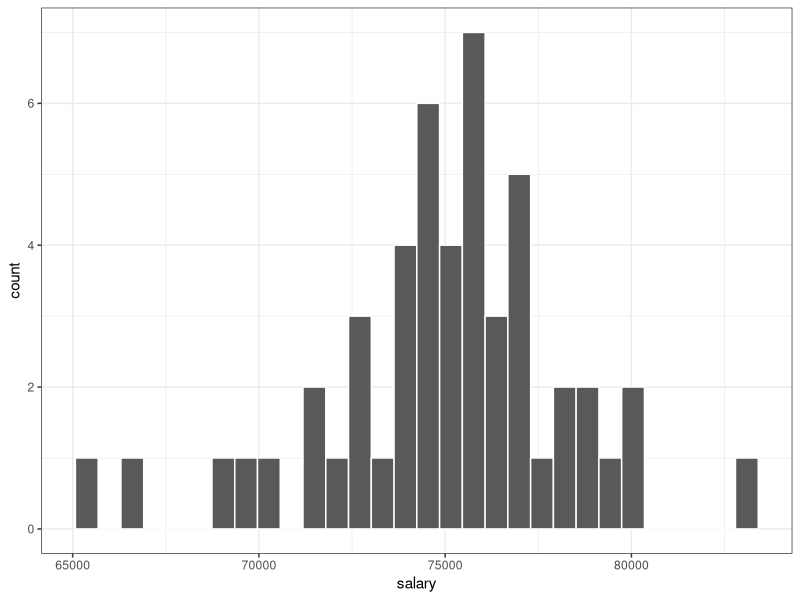
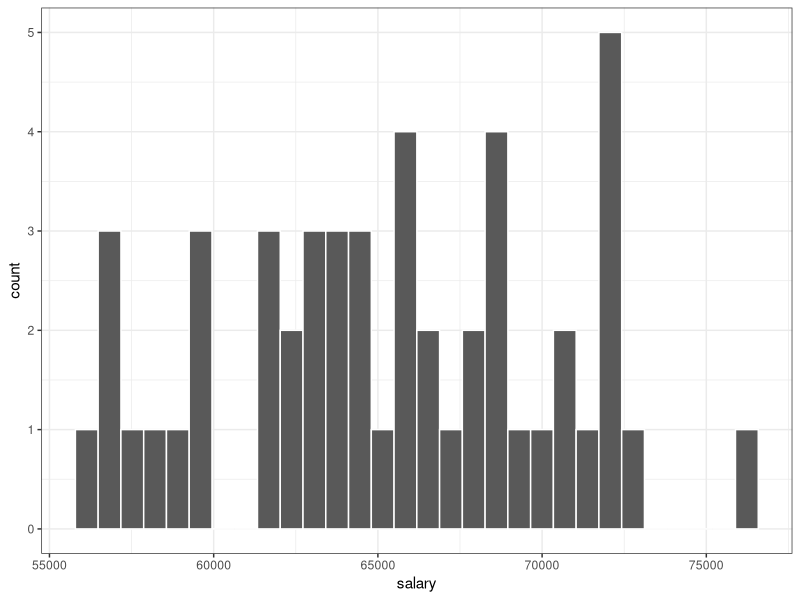
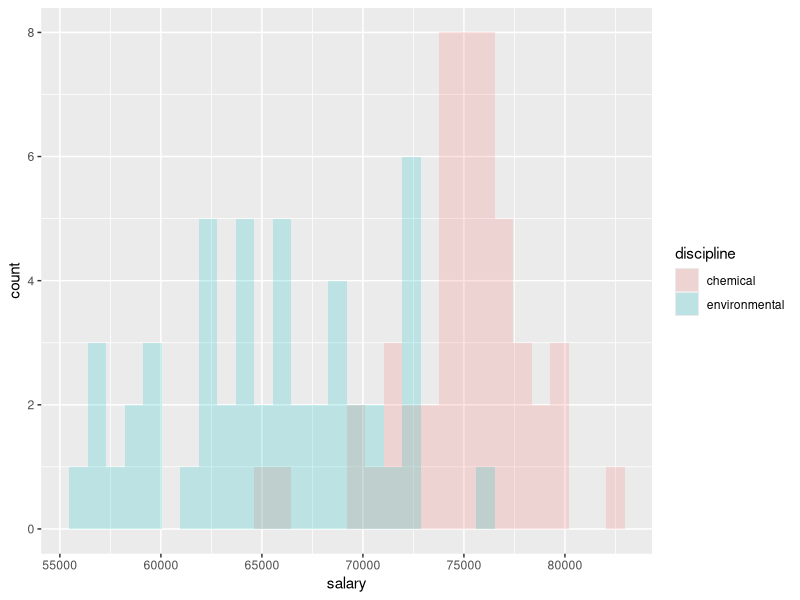

The R script that drew these images, in order: (Note: this script raises an error after producing the figures.)
## ---- chunk 1
knitr::opts_chunk$set(echo = TRUE)

library(tidyverse)
library(broom)
## ---- chunk 2
N <- 100

student_id <- seq(N)

group_size <- N/2

chem_eng_df <- tibble(id = seq(group_size),
                      salary = round(rnorm(n = group_size, mean = 75000, sd = 3000), 2),
                      discipline = "chemical")
chem_eng_df %>% 
  ggplot(aes(x= salary)) +
  geom_histogram(color = "white") +
  theme_bw()


env_eng_df <- tibble(id = seq(group_size),
                      salary = round(rnorm(n = group_size, mean = 65000, sd = 4000), 2),
                      discipline = "environmental")
env_eng_df %>% 
  ggplot(aes(x= salary)) +
  geom_histogram(color = "white") +
  theme_bw()
## ---- chunk 3
salary_comb_long <- bind_rows(chem_eng_df, env_eng_df)



salary_comb_long %>% 
  ggplot(aes(x = salary, fill = discipline)) +
  geom_histogram(alpha = 0.2, position = "identity")
## ---- chunk 4
salary_test <- t.test(salary ~ discipline, data = salary_comb_long, paired = FALSE)
salary_test

## ---- chunk 5
tidy(salary_test)

## ---- chunk 6
salary_lm <- lm(salary ~ discipline, data = salary_comb_long)
summary(salary_lm)
## ---- chunk 7
(t <- salary_test$statistic[[1]]) # wrapping this in parentheses prints out the value of t at the same time that it stores the value of t
## ---- chunk 8
(df <- salary_test$parameter[[1]])
## ---- chunk 9
(r <- sqrt(t^2/(t^2 + df)))
round(r,3)
r^2
## ---- chunk 10
salary_comb_wide <- salary_comb_long %>% 
  pivot_wider(names_from = discipline, values_from = salary)
## ---- chunk 11
salary_test_2 <- t.test(salary_comb_wide$chemical, salary_comb_wide$environmental, paired = FALSE)
salary_test_2
## ---- chunk 12
samp_size <- 1000

student_id <- seq(samp_size)
sat_verbal <- round(rnorm(n = samp_size, mean = 620, sd = 55), 0)
sat_math <- round(rnorm(n = samp_size, mean = 700, sd = 40), 0)

sat_verbal_capped <- modify(.x = sat_verbal, .f = ~ min(800, .x))
sat_math_capped <- modify(.x = sat_math, .f = ~min(800, .x))

sat_df <- tibble(id = student_id,
                 verbal = sat_verbal_capped,
                 math = sat_math_capped)

sat_df %>% ggplot(aes(x = verbal)) +
  geom_histogram() +
  labs(title = "Simulated SAT Verbal Histogram",
       x = "Verbal Score",
       y = "Count")
## ---- chunk 13


sat_df %>% ggplot(aes(x = math)) +
  geom_histogram() +
  labs(title = "Simulated SAT Math Histogram",
       x = "Math Score",
       y = "Count")

## ---- chunk 14
sat_df %>% ggplot() +
  geom_histogram(aes(x = math, fill = "red"), alpha = 0.2) +
  labs(title = "Simulated SAT Scores Histogram",
       x = "SAT Score",
       y = "Count") +
  geom_histogram(aes(x = verbal, fill = "blue"), alpha = 0.2) +
  scale_fill_manual(name = "Category", values = c("blue", "red"), labels = c("verbal", "math"))

## ---- chunk 15
sat_t_test <- t.test(sat_df$verbal, sat_df$math, paired = TRUE) # don't forget to add: paired = TRUE
# now look at the results
sat_t_test

## ---- chunk 16
samp_size <- 1000

student_id_2 <- seq(samp_size)
sat_verbal_2 <- round(rnorm(n = samp_size, mean = 690, sd = 55), 0)
sat_math_2 <- round(rnorm(n = samp_size, mean = 700, sd = 40), 0)

# let's cap the simulated scores at 800
sat_verbal_2_capped <- modify(.x = sat_verbal_2, .f = ~ min(800, .x))
sat_math_2_capped <- modify(.x = sat_math_2, .f = ~min(800, .x))


sat_df_2 <- tibble(id = student_id,
                 verbal = sat_verbal_2_capped,
                 math = sat_math_2_capped)

sat_df_2 %>% ggplot(aes(x = verbal)) +
  geom_histogram() +
  labs(title = "Simulated SAT Verbal Histogram",
       x = "Verbal Score",
       y = "Count")
## ---- chunk 17

sat_df_2 %>% ggplot(aes(x = math)) +
  geom_histogram() +
  labs(title = "Simulated SAT Math Histogram",
       x = "Math Score",
       y = "Count")

## ---- chunk 18
sat_df_2 %>% ggplot() +
  geom_histogram(aes(x = math, fill = "red"), alpha = 0.2) +
  labs(title = "Simulated SAT Scores Histogram",
       x = "SAT Score",
       y = "Count") +
  geom_histogram(aes(x = verbal, fill = "blue"), alpha = 0.2) +
  scale_fill_manual(name = "Category", values = c("blue", "red"), labels = c("verbal", "math"))

## ---- chunk 19
sat_t_test_2 <- t.test(sat_df_2$verbal, sat_df_2$math, paired = TRUE) # don't forget to add: paired = TRUE
# now look at the results
sat_t_test_2

## ---- chunk 20
samp_size <- 25

student_id_3 <- seq(samp_size)
sat_verbal_3 <- round(rnorm(n = samp_size, mean = 690, sd = 55), 0)
sat_math_3 <- round(rnorm(n = samp_size, mean = 700, sd = 40), 0)

# cap the scores at 800
sat_verbal_3_capped <- modify(.x = sat_verbal_3, .f = ~ min(800, .x))
sat_math_3_capped <- modify(.x = sat_math_3, .f = ~min(800, .x))



sat_df_3 <- tibble(id = student_id_3,
                 verbal = sat_verbal_3_capped,
                 math = sat_math_3_capped)

sat_df_3 %>% ggplot(aes(x = verbal)) +
  geom_histogram() +
  labs(title = "Simulated SAT Verbal Histogram",
       x = "Verbal Score",
       y = "Count")


sat_df_3 %>% ggplot(aes(x = math)) +
  geom_histogram() +
  labs(title = "Simulated SAT Math Histogram",
       x = "Math Score",
       y = "Count")


## ---- chunk 21
sat_df_3 %>% ggplot() +
  geom_histogram(aes(x = math, fill = "red"), alpha = 0.2) +
  labs(title = "Simulated SAT Scores Histogram",
       x = "SAT Score",
       y = "Count") +
  geom_histogram(aes(x = verbal, fill = "blue"), alpha = 0.2) +
  scale_fill_manual(name = "Category", values = c("blue", "red"), labels = c("verbal", "math"))

## ---- chunk 22
sat_t_test_3 <- t.test(sat_df_3$verbal, sat_df_3$math, paired = TRUE) # don't forget to add: paired = TRUE
# now look at the results
sat_t_test_3

## ---- chunk 23
samp_size <- 25

student_id_4 <- seq(samp_size)
sat_verbal_4 <- round(rnorm(n = samp_size, mean = 620, sd = 55), 0)
sat_math_4 <- round(rnorm(n = samp_size, mean = 700, sd = 40), 0)

#cap the scores at 800
sat_verbal_4_capped <- modify(.x = sat_verbal_4, .f = ~ min(800, .x))
sat_math_4_capped <- modify(.x = sat_math_4, .f = ~min(800, .x))


sat_df_4 <- tibble(id = student_id_4,
                   verbal = sat_verbal_4_capped,
                   math = sat_math_4_capped)

# visualize the distributions of scores
sat_df_4 %>% ggplot(aes(x = verbal)) +
  geom_histogram() +
  labs(title = "Simulated SAT Verbal Histogram",
       x = "Verbal Score",
       y = "Count")


sat_df_4 %>% ggplot(aes(x = math)) +
  geom_histogram() +
  labs(title = "Simulated SAT Math Histogram",
       x = "Math Score",
       y = "Count")

## ---- chunk 24
sat_df_4 %>% ggplot() +
  geom_histogram(aes(x = math, fill = "red"), alpha = 0.2) +
  labs(title = "Simulated SAT Scores Histogram",
       x = "SAT Score",
       y = "Count") +
  geom_histogram(aes(x = verbal, fill = "blue"), alpha = 0.2) +
  scale_fill_manual(name = "Category", values = c("blue", "red"), labels = c("verbal", "math"))

## ---- chunk 25
sat_t_test_4 <- t.test(sat_df_4$math, sat_df_4$verbal, paired = TRUE) # don't forget to add: paired = TRUE
# now look at the results
sat_t_test_4
